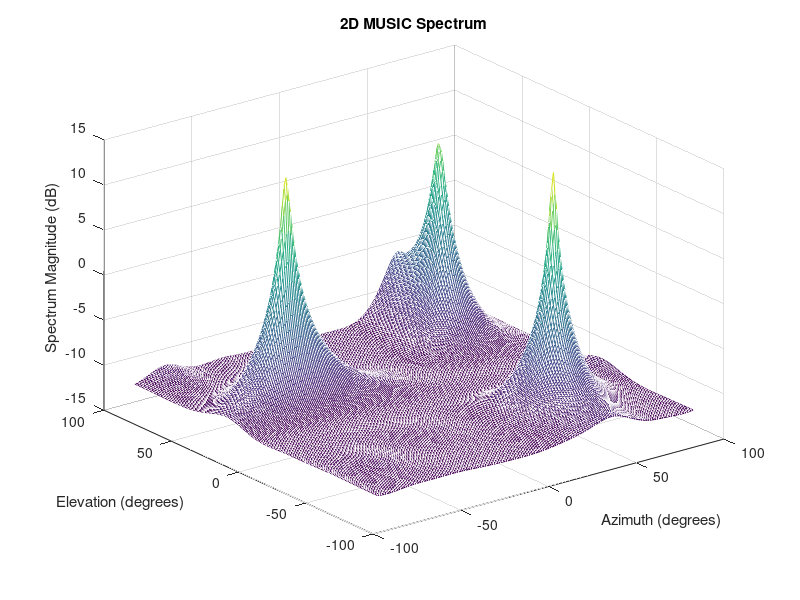

MATLAB code for this plot:
%% Simulation of 2-Dimensional Array for Estimation of Angle of Arrival Using Root-MUSIC Algorithm

%%%%%%%%%%%%%%%%%%%%%%%%%%%%%%%%%%%%%%%%%%%%%%%
%%%%%%%%%%%%%%%%%%%%%%%%%%%%%%%%%%%%%%%%%%%%%%%
%% Clear the Cache
%%%%%%%%%%%%%%%%%%%%%%%%%%%%%%%%%%%%%%%%%%%%%%%

tic;clear;close;clc;

%%%%%%%%%%%%%%%%%%%%%%%%%%%%%%%%%%%%%%%%%%%%%%%
%% Parameters
%%%%%%%%%%%%%%%%%%%%%%%%%%%%%%%%%%%%%%%%%%%%%%%


frequency = 1e9;                   % Carrier frequency (1 GHz)
c = 3e8;                           % Speed of light (m/s)
wavelength = c / frequency;        % Wavelength
M = 4;                             % Number of antenna elements in the x-dimension
N = 4;                             % Number of antenna elements in the y-dimension
elementSpacing = wavelength / 2;   % Distance between elements (half-wavelength spacing)
numSignals = 3;                    % Number of sources
azimuths = [-50, 45,60];              % True azimuth angles of arrival (degrees)
elevations = [30, -45, 60];             % True elevation angles of arrival (degrees)
numSnapshots = 100;                % Number of snapshots



%%%%%%%%%%%%%%%%%%%%%%%%%%%%%%%%%%%%%%%%%%%%%%%
%% Create the steering matrix for a URA
%%%%%%%%%%%%%%%%%%%%%%%%%%%%%%%%%%%%%%%%%%%%%%%


steeringVector = zeros(M * N, numSignals);
for k = 1:numSignals
    theta_rad = deg2rad(azimuths(k));  % Convert azimuth to radians
    phi_rad = deg2rad(elevations(k));  % Convert elevation to radians
    
    for m1 = 1:M
        for m2 = 1:N
            m = (m1 - 1) * N + m2;  % Linear index for URA element (x, y)
            % Steering vector calculation (corrected)
            steeringVector(m, k) = exp(-1j * 2 * pi *((m1 - 1) * elementSpacing * sin(phi_rad) * cos(theta_rad) / wavelength + (m2 - 1) * elementSpacing * sin(phi_rad) * sin(theta_rad) / wavelength));
        end
    end
end


%%%%%%%%%%%%%%%%%%%%%%%%%%%%%%%%%%%%%%%%%%%%%%%
%% Generate Received Signal 
%%%%%%%%%%%%%%%%%%%%%%%%%%%%%%%%%%%%%%%%%%%%%%%


S = randn(numSignals, numSnapshots) + 1j * randn(numSignals, numSnapshots);  % Source signals
X = steeringVector * S;  % Received signal at the array

% Add noise
noise = (randn(M * N, numSnapshots) + 1j * randn(M * N, numSnapshots)) * sqrt(0.5);
X = X + noise;

% Compute the covariance matrix
Rxx = (1 / numSnapshots) * (X * X');


%%%%%%%%%%%%%%%%%%%%%%%%%%%%%%%%%%%%%%%%%%%%%%%
%%  Eigen Decomposition
%%%%%%%%%%%%%%%%%%%%%%%%%%%%%%%%%%%%%%%%%%%%%%%


[eigenVectors, eigenValues] = eig(Rxx);

% Sort the eigenvalues in descending order
[eigenValues_sorted, idx] = sort(diag(eigenValues), 'descend');
eigenVectors_sorted = eigenVectors(:, idx);

% Separate noise and signal subspaces
En = eigenVectors_sorted(:, numSignals + 1:end);  % Noise subspace


%%%%%%%%%%%%%%%%%%%%%%%%%%%%%%%%%%%%%%%%%%%%%%%
%% MUSIC Spectrum Calculation
%%%%%%%%%%%%%%%%%%%%%%%%%%%%%%%%%%%%%%%%%%%%%%%


% Define the search grid for azimuth and elevation
theta_scan = deg2rad(-90:1:90);  % Azimuth angle scan (in radians)
phi_scan = deg2rad(-90:1:90);    % Elevation angle scan (in radians)
P_music = zeros(length(phi_scan), length(theta_scan));

% MUSIC Spectrum calculation
for i = 1:length(phi_scan)
    for j = 1:length(theta_scan)
        theta_rad = theta_scan(j);
        phi_rad = phi_scan(i);
        a_theta_phi = zeros(M * N, 1);  % Steering vector for each angle pair
        
        for m1 = 1:M
            for m2 = 1:N
                m = (m1 - 1) * N + m2;  % Linear index for URA element (x, y)
                a_theta_phi(m) = exp(-1j * 2 * pi * ((m1 - 1) * elementSpacing * sin(phi_rad) * cos(theta_rad) / wavelength + (m2 - 1) * elementSpacing * sin(phi_rad) * sin(theta_rad) / wavelength));
            end
        end
        
        % MUSIC pseudo-spectrum
        P_music(i, j) = 1 / (a_theta_phi' * (En * En') * a_theta_phi);
    end
end

% Convert to dB scale
P_music_dB = 10 * log10(abs(P_music));

% Plot the MUSIC spectrum
figure;
mesh(rad2deg(theta_scan), rad2deg(phi_scan), P_music_dB);
xlabel('Azimuth (degrees)');
ylabel('Elevation (degrees)');
zlabel('Spectrum Magnitude (dB)');
title('2D MUSIC Spectrum');

toc

%%%%%%%%%%%%%%%%%%%%%%%%%%%%%%%%%%%%%%%%%%%%%%%
%%%%%%%%%%%%%%%%%%%%%%%%%%%%%%%%%%%%%%%%%%%%%%%